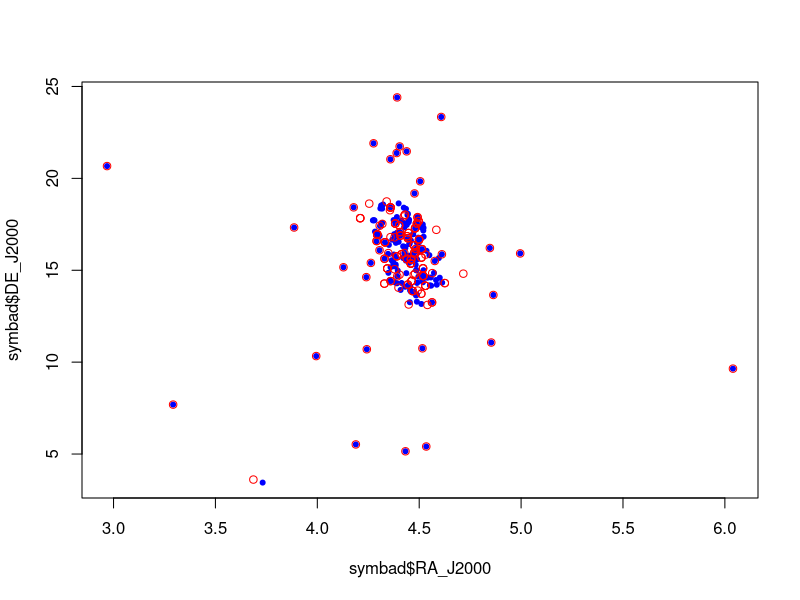

Write the R code that produced this figure.
# Busqueda de estrellas idénticas en diferentes catalogos

# Carga de archivos en R
#
# Carga del catalogo Hipparcos
hip <- read.csv("hip.csv", header=T)
# Una lista de estrellas Hyades en el catalogo Symbad:
symbad <- read.csv("symbad.csv", header=T, stringsAsFactors=F)

# Los estrellas en el siguiente archivo son las unicas estrellas que sabemos que son 
# Hyades y ademas conocemos su ID en Hipparcos
idcruz <- read.csv("id_cruzada.csv", header=F, stringsAsFactors=F)
# Nombres de variables para los archivos de IDs cruzadas
names(idcruz) <- c("HD", "HIP")

# Los identificadores tienen un espacio en blanco al final
symbad$identifier <- sub("\\W$", "", symbad$identifier)

# Agregamos una variable al dataframe Symbad indicando cuales 
# de las Hyades tienen ID en Hipparcos
symbad$idHip <- symbad$identifier %in% idcruz$HD

# Preparacion de la grilla espacial
# numero de intervalos (igual sobre AR y DE)
nint <- 50
ra.min <- min(hip$RA_J2000)
ra.max <- max(hip$RA_J2000)
de.min <- min(hip$DE_J2000)
de.max <- max(hip$DE_J2000)
ra.dif <- ra.max - ra.min
de.dif <- de.max - de.min
ra.sp <- ra.dif/(nint-1)
de.sp <- de.dif/(nint-1)

# Calculo de la ubicacion de las estrellas de Hipparcos en la grilla
# Nuestro vecindario estará delimitado por un cuadrado 3x3
vecx <- c(-1,0,1)
vecy <- c(-1,0,1)
ind.estrella <- data.frame(matrix(nrow=nrow(hip), ncol=2))
names(ind.estrella) <- c("rec","dec")
ind.estrella$rec <- floor((hip$RA_J2000 - ra.min)/ra.sp) + 1 
ind.estrella$dec <- floor((hip$DE_J2000 - de.min)/de.sp) + 1 

# Tambien calculamos para las Hyades de Symbad su ubicación en la grilla
symbad$rac <- floor((symbad$RA_J2000 - ra.min)/ra.sp) + 1 
symbad$dec <- floor((symbad$DE_J2000 - de.min)/de.sp) + 1 

# Dos funciones auxiliares

obtener.vecinas <- function(consulta){
# Esta funcion busca las estrellas mas proximas a una estrella del 
# listado Symbad  
  # primero busca cuales son las celdas a consultar
  exstar <- consulta$rac
  eystar <- consulta$dec
  exstar.vec <- (exstar + vecx) [exstar + vecx > 0]
  eystar.vec <- (eystar + vecy) [eystar + vecy > 0]
  star.vec <- expand.grid(rec=exstar.vec, dec=eystar.vec)
  # luego se extrae un dataframe con las estrellas que estan en la zona de consulta
  vecinas <- hip[ind.estrella$rec == star.vec$rec[1] & ind.estrella$dec == star.vec$dec[1],]
  for(j in 2:nrow(star.vec)) {
    vecinas <- rbind(vecinas, hip[ind.estrella$rec == star.vec$rec[j] & ind.estrella$dec == star.vec$dec[j],] )  
  }
  return(vecinas)
  # retorna el dataframe
}

mas.cercana <- function(consulta, vecinas){
# Esta funcion a partir de la conuslta Symbad y del listado de vecinas
# busca la mas cercana  
  mindist <- sqrt(sum((consulta[c(6,8)] - vecinas[1,c(2,3)])^2))
  masvecina <- vecinas[1,]
  for(i in 2:nrow(vecinas)){
    nvd = sqrt(sum((consulta[c(6,8)] - vecinas[i,c(2,3)])^2))
    if(nvd < mindist) {
      mindist = nvd
      masvecina <- vecinas[i,]
    }
  }
  # la funcion retorna la distancia y los datos de la estrella mas cercana
  # una mejora de esta funcion seria generar una alarma si dos estrellas estan igual de
  # cerca a la consulta
  return(list(mas.vecina=masvecina, dist.min=mindist))
}

# Obtenemos las estrellas de Hipparcos mas cercanas a las de Symbad y su distancia
symbad.dists <- array()
symbad.mas.vecina <- data.frame("HIP"=NA, "RA_J2000"=NA, "DE_J2000"=NA, "Plx"=NA, 
                                "pmRA"=NA, "pmDE"=NA, "Vmag"=NA, "B_V"=NA)

for(j in 1:nrow(symbad)){
  vecinas <- obtener.vecinas(symbad[j,])
  posibles.iguales <- mas.cercana(symbad[j,], vecinas )
  symbad.dists[j] <- posibles.iguales$dist.min
  symbad.mas.vecina[j,] <- posibles.iguales$mas.vecina
}

# El vector de distancias
symbad.dists
# El dataframe de estrellas más cercanas en Hipparcos a las de Symbad.
symbad.mas.vecina

# Como se ven los datasets superpuestos
plot(symbad$RA_J2000, symbad$DE_J2000, pch=20, col="blue")
points(symbad.mas.vecina$RA_J2000, symbad.mas.vecina$DE_J2000, pch=21, col="red")

# Podemos agregar la informacion obtenida a un dataframe Symbad aumentado
symbad.aumentado <- data.frame(symbad, dist=symbad.dists, cercanaHip=symbad.mas.vecina$HIP )

# Finalmente agregamos al dataframe aumentado el ID Hipparcos de la identificacion cruzada
symbad.aumentado$idcruzHip <- NA
for(i in 1:nrow(symbad.aumentado)){
  if(symbad.aumentado$identifier[i] %in% idcruz$HD) {
    symbad.aumentado$idcruzHip[i] <- idcruz$HIP[idcruz$HD==symbad.aumentado$identifier[i]]
  }
}
symbad.aumentado$idcruzHip <- as.numeric(sub("HIP ", "", symbad.aumentado$idcruzHip))

